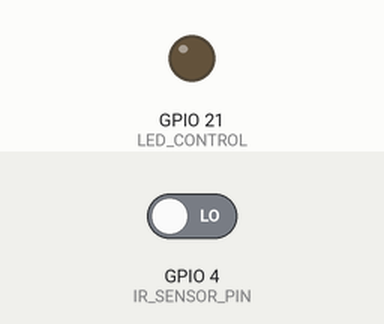
Recording of a sketch running on a simulated ESP32. On the bench: output pins drawn as LEDs (lit = HIGH). The inputs (shaded band) are chosen by the test bench; at power-on: GPIO 4 (IR_SENSOR_PIN) LOW. WiFi joins after 1.5 s; servers stay silent unless stated; what the sketch prints to the serial monitor is not drawn.

Above: at 3.0 s.
3.1 s: GPIO 4 (IR_SENSOR_PIN) driven HIGH
At 3.9 s:
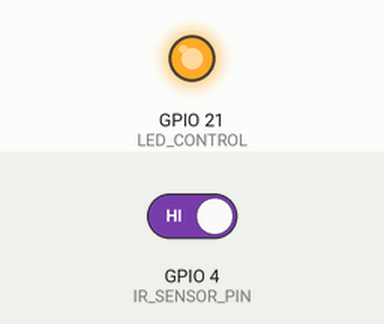
8.0 s: GPIO 4 (IR_SENSOR_PIN) driven LOW
At 9.1 s:
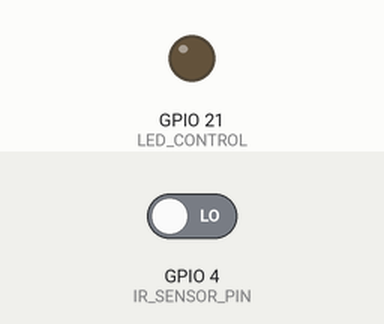
Timing chart, 0 to 10.6 s (numbered marks = the images above; inputs shaded):
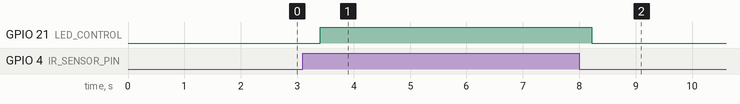

The sketch:

2_Intrusion_Detection.ino
```cpp
#include "secrets.h"
#include <WiFiClient.h>
#include <BlynkSimpleEsp32.h>
#include <WiFi.h>
#include "ThingSpeak.h" // always include thingspeak header file after other header files and custom macros
#include "FirebaseESP32.h"  // Install Firebase ESP32 library by Mobizt v4.3.4

#define IR_SENSOR_PIN 4  // Pin connected to the IR sensor (e.g., G4 on ESP32)
#define BLYNK_PRINT Serial
#define LED_PIN 2         // Pin connected to the LED
#define LED_CONTROL 21

char auth[] = BLYNK_AUTH_TOKEN;
String FIREBASE_BUCKET = "";
FirebaseData firebaseData;

int keyIndex = 0;            // your network key Index number (needed only for WEP)
WiFiClient  client;

String myStatus = "";

int modeButton = 0;
int irSensorVal;

void setupWiFi() {

  WiFi.begin(SECRET_SSID, SECRET_PASS);
  Serial.print("Connecting to Wi-Fi");
  while (WiFi.status() != WL_CONNECTED) {
    Serial.print(".");
    delay(300);
  }
  Serial.println();
  Serial.print("Connected with IP: ");
  Serial.println(WiFi.localIP());
}

void setup() {
  Serial.begin(115200);
  Serial.println(F("Starting the setup"));

  pinMode(IR_SENSOR_PIN, INPUT); // Initialize the LED pin as an output
  pinMode(LED_CONTROL, OUTPUT); // Initialize the LED pin as an output
  digitalWrite(LED_PIN, LOW); // Ensure the LED is off initially

  while (!Serial) {
    ; // wait for serial port to connect. Needed for Leonardo native USB port only
  }

  WiFi.mode(WIFI_STA);
  setupWiFi();

  Blynk.begin(auth, SECRET_SSID, SECRET_PASS);
  Firebase.begin(FIREBASE_HOST, FIREBASE_AUTH);
  Firebase.reconnectWiFi(true);

  Serial.println(F("Intrusion detection system initialized."));

}

void computeSensorVals()
{
  // Read the IR sensor value
  irSensorVal = digitalRead(IR_SENSOR_PIN);
}

void updateBlynk()
{

  // Check if an intrusion is detected
  if (irSensorVal == HIGH) {  // Assuming LOW indicates an intrusion
    Serial.println(F("Intrusion detected!"));
    digitalWrite(LED_CONTROL, HIGH);  // Turn on the LED
    Blynk.virtualWrite(V0, "Intrusion detected!");  // Send alert to Blynk virtual pin V0
    Blynk.virtualWrite(V1, 1);  // Send alert to Blynk virtual pin V0

    // TASK : 2
    //Description : Trigger an event
    Blynk.logEvent("intrusion_detected","Intrusion is detected");

  // Note : Event definition should be created in the blynk IoT cloud before configuring it.
  } else {
    digitalWrite(LED_CONTROL, LOW);  // Turn off the LED
    Blynk.virtualWrite(V0, "All clear");  // Send status to Blynk virtual pin V0
    Blynk.virtualWrite(V1, 0);  // Send status to Blynk virtual pin V0
  }
}

void updateFirebase()
{
  // Check if an intrusion is detected
  if (irSensorVal == HIGH) {  // Assuming LOW indicates an intrusion
  Firebase.setInt(firebaseData, String(FIREBASE_BUCKET) + "/Intrusion", 1);
  Firebase.setString(firebaseData, String(FIREBASE_BUCKET) + "/IntrusionStatus", "Intrusion Detected");
  } else {
    Firebase.setInt(firebaseData, String(FIREBASE_BUCKET) + "/Intrusion", 0);
    Firebase.setString(firebaseData, String(FIREBASE_BUCKET) + "/IntrusionStatus", "All clear");
  }

  // Firebase.getInt(firebaseData, String(FIREBASE_BUCKET) + "/Mode");
  // if ((firebaseData.stringData()).toInt() != buttonState)
  // {
  //     buttonState = (firebaseData.stringData()).toInt();
  //     stateChanged = 1;
  // }
  // Serial.println(buttonState);
}

void loop() {
  Blynk.run();
    if (modeButton == 0)
    {
      computeSensorVals();
      updateBlynk();
      updateFirebase();
    }
    else
    {
    Serial.print(".");
    }
    delay(100);
}


BLYNK_WRITE(V2) { // Button Widget is writing to pin V1
  modeButton = param.asInt();

  Serial.print(F("Button state: "));
  Serial.println(modeButton);

  if (modeButton == 1) {  // If button is pressed
    Serial.println(F("Manual mode"));
  } else {
    Serial.println(F("Auto mode"));
  }
}

// BLYNK_WRITE(V9) { // Button Widget is writing to pin V1
//   int brightness = param.asInt();
//   analogWrite(LED_CONTROL, brightness);
// }
```

secrets.h
```cpp
// Use this file to store all of the private credentials
// and connection details

#define SECRET_SSID ""
#define SECRET_PASS ""

// Firebase
#define FIREBASE_HOST ""
#define FIREBASE_AUTH ""

// Blynk
#define BLYNK_TEMPLATE_ID ""
#define BLYNK_TEMPLATE_NAME ""
#define BLYNK_AUTH_TOKEN ""
```

Measured:
- after the input at 3.1 s, GPIO 21 (LED_CONTROL): LOW → HIGH after 0.31 s
- after the input at 8.0 s, GPIO 21 (LED_CONTROL): HIGH → LOW after 0.22 s
